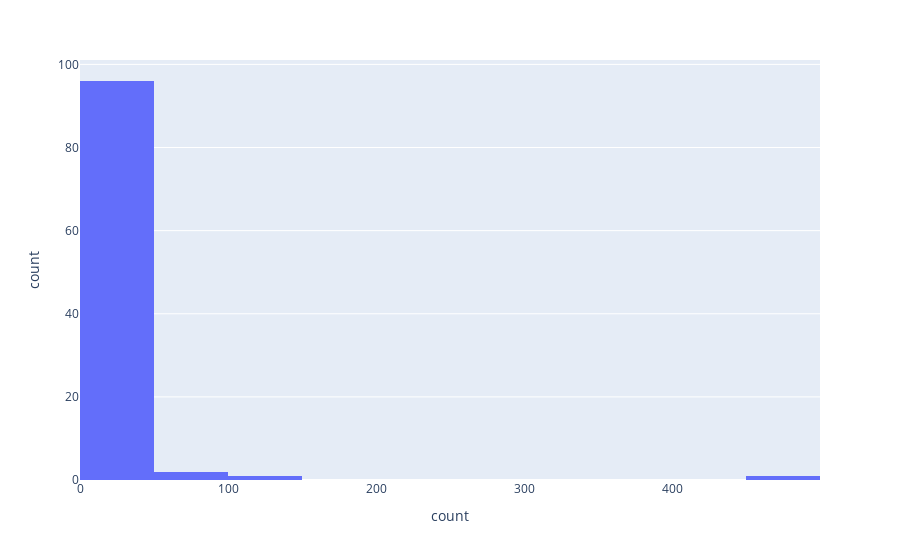

This figure's notebook cell:
### Code cell
fig = px.histogram(df,             #dataframe
                   x = "count", #x-values column
                   nbins = 10,
                   )
fig.show()

### Figure 1 — Plotly figure (JSON) as saved in the notebook; plotly's stock layout.template omitted (floating-point values rounded to 4 significant figures)
{"data": [{"alignmentgroup": "True", "bingroup": "x", "hovertemplate": "count=%{y}<extra></extra>", "legendgroup": "", "marker": {"color": "#636efa"}, "name": "", "nbinsx": 10, "offsetgroup": "", "orientation": "v", "showlegend": false, "type": "histogram", "x": [4, 8, 32, 4, 8, 2, 9, 7, 28, 3, 18, 4, 2, 38, 4, 3, 9, 2, 6, 3, 50, 13, 2, 2, 17, 6, 28, 3, 9, 38, 5, 2, 18, 48, 2, 2, 4, 11, 2, 9, 2, 16, 77, 8, 2, 3, 10, 4, 2, 9, 5, 11, 43, 2, 23, 3, 18, 3, 6, 4, 2, 4, 482, 5, 3, 5, 3, 34, 12, 11, 6, 7, 2, 2, 5, 3, 4, 2, 2, 2, 3, 2, 112, 6, 2, 2, 2, 2, 3, 2, 31, 3, 2, 43, 3, 8, 46, 21, 2, 7], "xaxis": "x", "yaxis": "y"}], "layout": {"barmode": "relative", "legend": {"tracegroupgap": 0}, "margin": {"t": 60}, "xaxis": {"anchor": "y", "domain": [0, 1], "title": {"text": "count"}}, "yaxis": {"anchor": "x", "domain": [0, 1], "title": {"text": "count"}}}}
